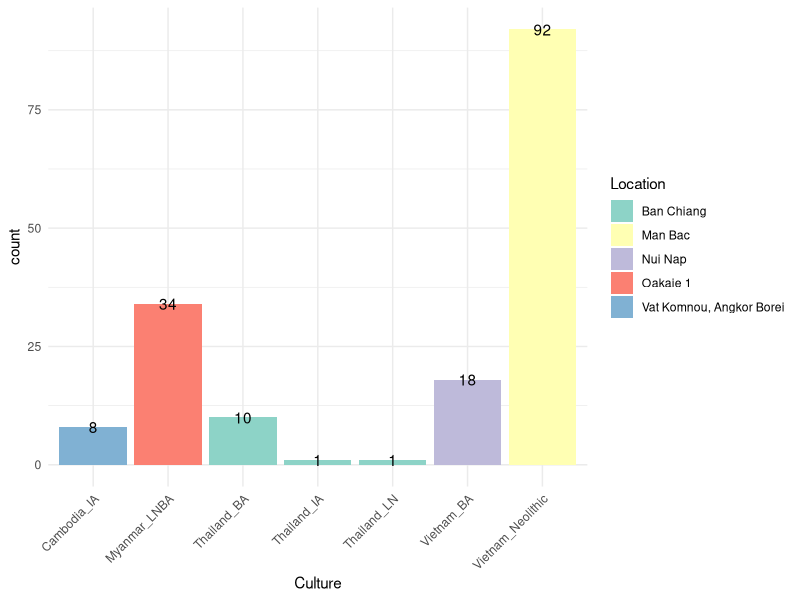
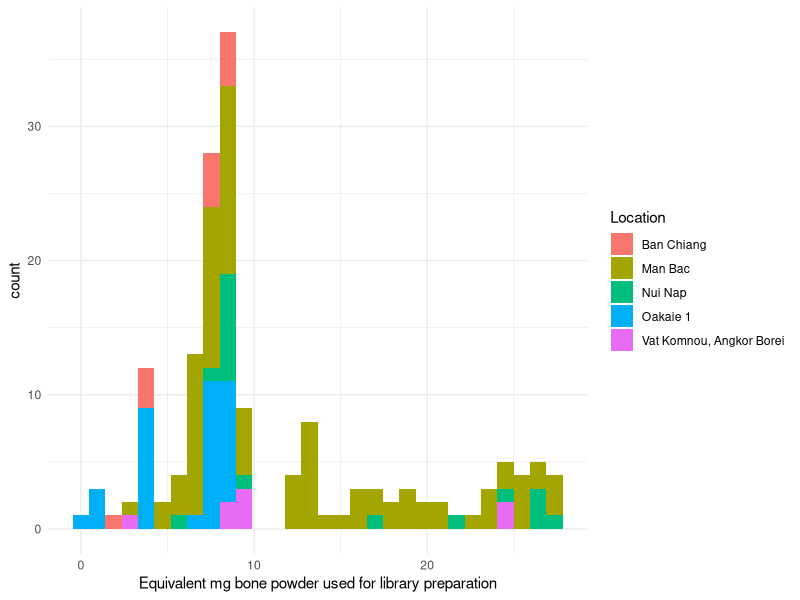
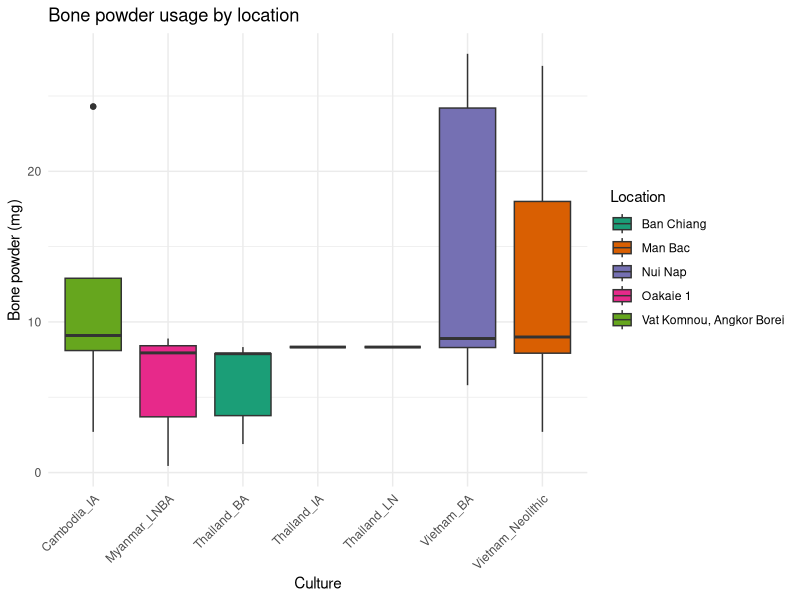

Write the R code that produced these figures, in order.
## ---- chunk 1
knitr::opts_chunk$set(echo = TRUE)
## ---- chunk 2
# Load the readr package 
library(readr)
library(dplyr)
library(ggplot2)

# Read the CSV
data <- read_csv2(
  "table_s1.csv",      
  skip = 1,           # skip the first line which is a description
  locale = locale(decimal_mark = ",") # interpret comma as decimal
)

# Check the first few rows
head(data)

data_subset <- data %>%
  select(
    Culture,
    Location,
    `mtDNA haplogroup`,
    `Equivalent mg bone powder used for library preparation`,
    `Shotgun raw sequences`,
    `mtDNA coverage`,
    `mtDNA fraction damaged in last base`
  )

head(data_subset)

data_without_na <- na.omit(data_subset)

ggplot(data_without_na, aes(Culture, fill=Location)) + 
  geom_bar() +
  geom_text(aes(label = ..count..), stat="count", position = position_stack(vjust = 1)) +
  theme_minimal() +
  theme(axis.text.x = element_text(angle=45, hjust = 1)) +
  scale_fill_brewer(palette="Set3")

data_without_na$`Equivalent mg bone powder used for library preparation` <- as.numeric(as.character(data_without_na$'Equivalent mg bone powder used for library preparation'))

ggplot(data_without_na, aes(x = `Equivalent mg bone powder used for library preparation`, fill=`Location`)) + 
  geom_histogram(bins = 30) +
  theme_minimal()

ggplot(data_without_na, aes(x = Culture, y = `Equivalent mg bone powder used for library preparation`, fill = Location)) + 
geom_boxplot() + labs(title = "Bone powder usage by location",y = "Bone powder (mg)") + theme_minimal() + theme(axis.text.x = element_text(angle=45, hjust = 1)) +
scale_fill_brewer(palette = "Dark2")
